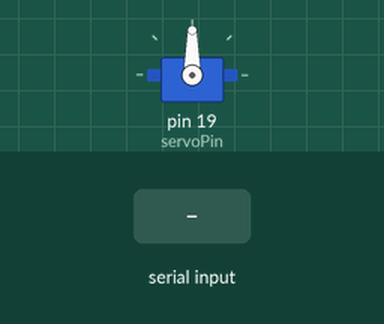
This sketch was run on a simulated Arduino Uno, built with avr-gcc and run on an emulated ATmega328P. On the bench: servo. The inputs (shaded band) are chosen by the test bench.

Above: at 1.2 s.
1.3 s: "1" received over Serial
At 3.1 s:
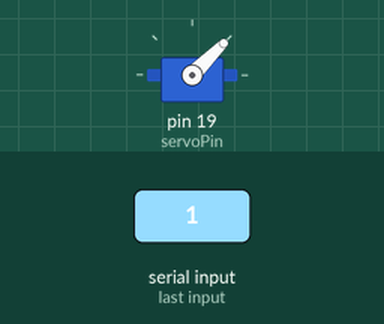
3.8 s: "3" received over Serial
At 4.2 s:
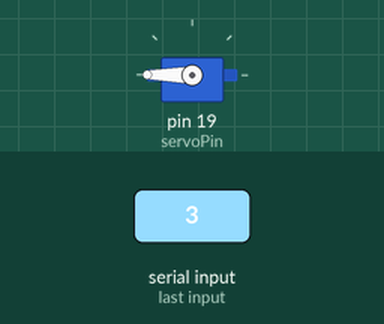
5.3 s: "2" received over Serial
At 7.3 s:
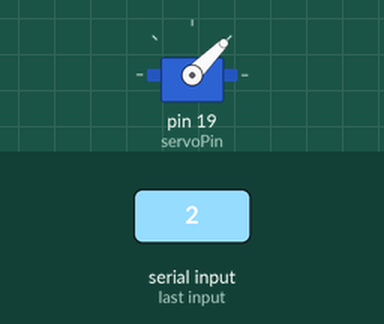
Timing chart, 0 to 8.8 s (numbered marks = the images above; inputs shaded):
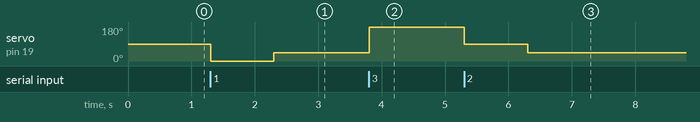

Measured:
- after the input at 1.3 s, servo on pin 19 (servoPin): 90° → 0° at once, → 45° 1.0 s later
- after the input at 3.8 s, servo on pin 19 (servoPin): 45° → 180° at once
- after the input at 5.3 s, servo on pin 19 (servoPin): 180° → 90° at once, → 45° 1.0 s later

The sketch:

12a_-_UART_and_Servo.ino
```cpp
#include <Servo.h>

static const int servoPin = 19;

Servo servo1;

void setup() {
    Serial.begin(9600);
    servo1.attach(servoPin);
}

void loop() {
  if (Serial.available() > 0){
    int cond = Serial.read();
    if (cond == '1'){
      servo1.write(0);
      delay(1000);
    }
    if (cond == '2'){
      servo1.write(90);
      delay(1000);
    }
    if (cond == '3'){
      servo1.write(180);
      delay(1000);
    }
    else{
      servo1.write(45);
    }
  }
}
```
